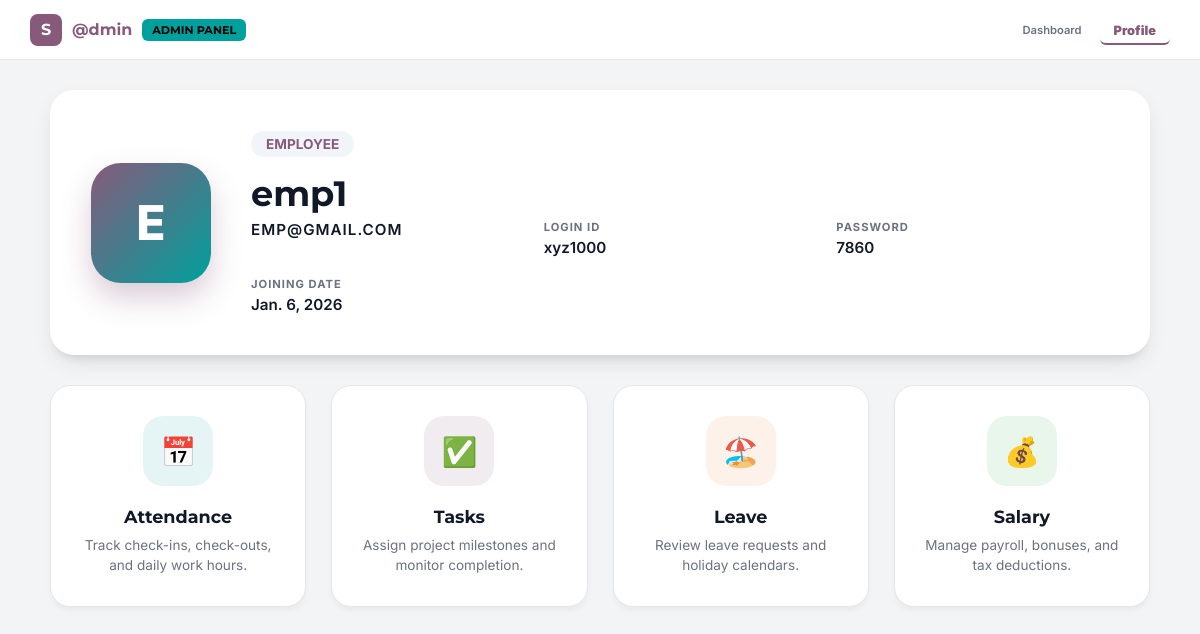
The app's page /adminsitedetailpage?name=emp1 with its own data.
### app/models/emp_detail.py (models this page shows, shortened)
class Employee(models.Model):
    emp_id = models.AutoField(primary_key=True)
    company = models.ForeignKey(Company, on_delete=models.CASCADE, related_name='employees')
    fullname = models.CharField(max_length=255)
    email = models.EmailField(unique=True)
    designation = models.CharField(max_length=100)
    joining_date = models.DateField()
    login_id = models.CharField(max_length=50, unique=True) # Generated ID
    password = models.CharField(max_length=255)

### app/views.py (the view)
# urls.py: path('adminsitedetailpage',adminsitedetailpage,name='adminsitedetailpage'),
def adminsitedetailpage(request):
    emp_name = request.GET.get('name')
    if emp_name:
        request.session['globaluser_admin'] = emp_name
    else:
        emp_name = request.session.get('globaluser_admin')
    if not emp_name:
        from django.shortcuts import redirect
        return redirect('adminhomepage')
    profiledata = Employee.objects.filter(fullname=emp_name)
    context = {
        'name': emp_name,
        'empdata': profiledata
    }
    return render(request, 'adminsite/adminsitedetailpage.html', context)

### app/context_processors.py (called while the page is built)
def user_data(request):
    return{
       'globaladmin' : request.session.get('globaladmin', None),
       'globalusername':request.session.get('globalusername', None),
       'globaluser_admin':request.session.get('globaluser_admin',None)
    }

### app/templates/adminsite/adminsitedetailpage.html (shortened to what this page needs)
<!DOCTYPE html>
<html lang="en">
<head>
</head>
<body>
    <nav class="navbar">
        <div class="brand">
            <div class="brand-icon" style="width:32px; height:32px; background:var(--primary); border-radius:8px; display:flex; align-items:center; justify-content:center; color:white;">S</div>
            @dmin<span class="admin-badge">Admin Panel</span>
        </div>
        <div class="nav-links">
            <a href="{% url 'adminhomepage' %}" class="nav-item">Dashboard</a>
            <a href="{% url 'adminsitedetailpage' %}" class="nav-item active">Profile</a>
        </div>
    </nav>
    <main class="main">
        <div class="container">
            {% for emp in empdata %}
            <div class="profile-hero">
                <div class="profile-main-avatar">
                    {{ name|slice:":1"|upper }}
                </div>
                <div class="profile-details">
                    <span class="designation-tag">{{ emp.designation }}</span>
                    <h1>{{ emp.fullname }}</h1>
                    <div class="info-grid">
                        <div class="info-item">
                            <span>{{ emp.email }}</span>
                        </div>
                        <div class="info-item">
                            <span>Login Id</span>
                            <span>{{ emp.login_id }}</span>
                        </div>
                       <div class="info-item">
                            <span>Password</span>
                            <span>{{ emp.password}}</span>
                        </div>
                        <div class="info-item">
                            <span>Joining Date</span>
                            <span>{{ emp.joining_date }}</span>
                        </div>
                    </div>
                </div>
            </div>
            {% empty %}
            <div class="profile-hero">
                <p>No profile details found for {{ name }}.</p>
            </div>
            {% endfor %}
            <div class="module-grid">
                <a href="{% url 'attendance_at_admin' %}" class="module-card attendance">
                    <div class="icon-circle">📅</div>
                    <h3>Attendance</h3>
                    <p>Track check-ins, check-outs, and daily work hours.</p>
                </a>
                <a href="{% url 'tasks_at_admin' %}" class="module-card tasks">
                    <div class="icon-circle">✅</div>
                    <h3>Tasks</h3>
                    <p>Assign project milestones and monitor completion.</p>
                </a>
                <a href="{% url 'leave_at_admin' %}" class="module-card leave">
                    <div class="icon-circle">🏖️</div>
                    <h3>Leave</h3>
                    <p>Review leave requests and holiday calendars.</p>
                </a>
                <a href="{% url 'salary_at_admin' %}" class="module-card salary">
                    <div class="icon-circle">💰</div>
                    <h3>Salary</h3>
                    <p>Manage payroll, bonuses, and tax deductions.</p>
                </a>
            </div>
        </div>
    </main>
</body>
</html>

### app/templates/adminsite/adminsitedetailpage.html (style rules this page uses)
:root { --primary: #875A7B; --primary-dark: #6a4661; --accent: #00A09D; --tasks: #714B67; --leave: #E97E2E; --salary: #28a745; --bg: #f3f4f6; --border: #e5e7eb; --text-dark: #111827; --text-light: #6b7280; --shadow: 0 10px 25px -5px rgba(0, 0, 0, 0.1), 0 8px 10px -6px rgba(0, 0, 0, 0.1); }
* { box-sizing: border-box; margin: 0; padding: 0; }
body { font-family: 'Inter', sans-serif; background: var(--bg); color: var(--text-dark); height: 100vh; display: flex; flex-direction: column; overflow: hidden; }
.navbar { height: 60px; background: white; border-bottom: 1px solid var(--border); display: flex; align-items: center; justify-content: space-between; padding: 0 30px; flex-shrink: 0; z-index: 10; }
.brand { font-family: 'Montserrat'; font-weight: 700; color: var(--primary); display: flex; align-items: center; gap: 10px; }
.admin-badge { background: var(--accent); color:rgb(0, 0, 0); padding: 4px 10px; border-radius: 6px; font-size: 0.7rem; font-weight: 700; text-transform: uppercase; }
.nav-links { display: flex; gap: 4px; }
.nav-item { text-decoration: none; color: var(--text-light); font-size: 0.7rem; font-weight: 600; padding: 8px 14px; border-radius: 6px; transition: 0.2s; }
.nav-item.active { background: transparent; color: var(--primary); font-weight: 900; font-size: .8rem; border-bottom: 2px solid var(--primary); border-radius: 30; padding-bottom: 5px; }
.main { flex: 1; padding: 30px; overflow-y: auto; }
.container { max-width: 1100px; margin: 0 auto; }
.profile-hero { background: white; border-radius: 24px; padding: 40px; margin-bottom: 30px; box-shadow: var(--shadow); display: flex; align-items: center; gap: 40px; border: 1px solid white; }
.profile-main-avatar { width: 120px; height: 120px; background: linear-gradient(135deg, var(--primary), var(--accent)); border-radius: 30px; display: flex; align-items: center; justify-content: center; font-size: 3rem; color: white; font-weight: 800; box-shadow: 0 15px 30px rgba(135, 90, 123, 0.3); }
.profile-details { flex: 1; }
.profile-details h1 { font-family: 'Montserrat'; font-size: 2.2rem; color: var(--text-dark); margin-bottom: 5px; }
.profile-details .designation-tag { display: inline-block; padding: 5px 15px; background: #f1f5f9; color: var(--primary); border-radius: 99px; font-weight: 700; font-size: 0.85rem; text-transform: uppercase; margin-bottom: 15px; }
.info-grid { display: grid; grid-template-columns: repeat(3, 1fr); gap: 20px; }
.info-item { display: flex; flex-direction: column; gap: 4px; }
.info-item span:first-child { font-size: 0.7rem; text-transform: uppercase; font-weight: 700; color: var(--text-light); letter-spacing: 1px; }
.info-item span:last-child { font-size: 0.95rem; font-weight: 600; color: var(--text-dark); }
.module-grid { display: grid; grid-template-columns: repeat(auto-fit, minmax(240px, 1fr)); gap: 25px; }
.module-card { background: white; border-radius: 20px; padding: 30px; text-decoration: none; color: inherit; display: flex; flex-direction: column; align-items: center; text-align: center; transition: all 0.3s cubic-bezier(0.4, 0, 0.2, 1); border: 1px solid var(--border); box-shadow: 0 4px 6px -1px rgba(0,0,0,0.05); }
.icon-circle { width: 70px; height: 70px; border-radius: 20px; display: flex; align-items: center; justify-content: center; font-size: 1.8rem; margin-bottom: 20px; transition: 0.3s; }
.module-card h3 { font-family: 'Montserrat'; font-size: 1.1rem; margin-bottom: 8px; }
.module-card p { font-size: 0.85rem; color: var(--text-light); line-height: 1.5; }
.attendance .icon-circle { background: rgba(0, 160, 157, 0.1); color: var(--accent); }
.tasks .icon-circle { background: rgba(113, 75, 103, 0.1); color: var(--tasks); }
.leave .icon-circle { background: rgba(233, 126, 46, 0.1); color: var(--leave); }
.salary .icon-circle { background: rgba(40, 167, 69, 0.1); color: var(--salary); }

### records on screen
Employee: name "E", designation "EMPLOYEE", fullname "emp1", email "EMP@GMAIL.COM", login_id "xyz1000", password "7860", joining_date "Jan. 6, 2026"
